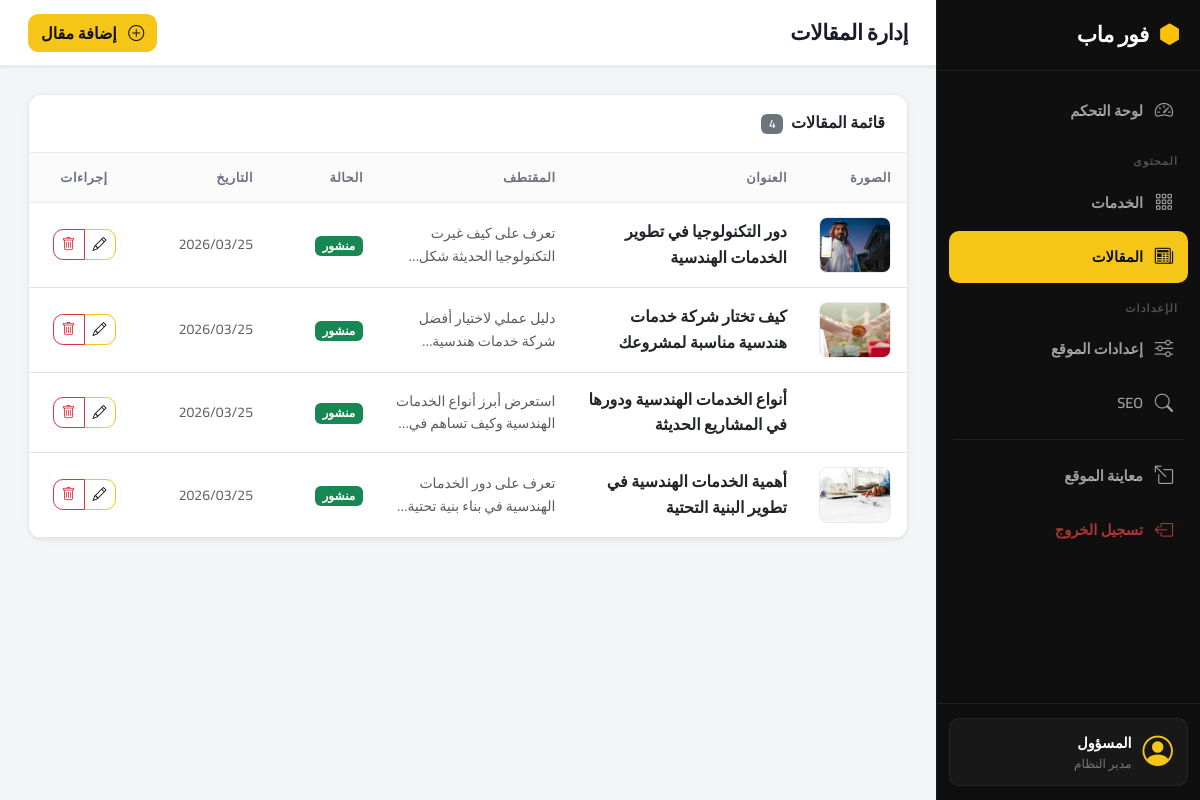
The page /admin/articles.php (signed in) on the database its author committed.
### tables this page shows
CREATE TABLE `articles` (
  `id` int(11) NOT NULL,
  `title` varchar(255) NOT NULL,
  `excerpt` text DEFAULT NULL,
  `meta_title` varchar(70) DEFAULT NULL,
  `meta_description` varchar(170) DEFAULT NULL,
  `content` longtext NOT NULL,
  `image` varchar(255) DEFAULT NULL,
  `status` enum('active','inactive') DEFAULT 'active',
  `created_at` timestamp NOT NULL DEFAULT current_timestamp(),
  `updated_at` timestamp NULL DEFAULT NULL ON UPDATE current_timestamp()
);

### admin/articles.php (the view, shortened to what this page needs)
<?php
include 'partials/header.php';
require_once '../includes/db.php';
$articles = $pdo->query("SELECT * FROM articles ORDER BY id DESC")->fetchAll(PDO::FETCH_ASSOC);
?>
<div class="admin-wrapper">
  <?php include 'partials/sidebar.php'; ?>
  <div class="main-content">
    <div class="top-bar">
      <h1 class="page-title">إدارة المقالات</h1>
      <div class="top-bar-actions">
        <a href="article-create.php" class="btn btn-primary">
          <i class="bi bi-plus-circle me-2"></i> إضافة مقال
        </a>
      </div>
    </div>
    <div class="content-wrapper">
      <div class="card">
        <div class="card-header d-flex justify-content-between align-items-center">
          <h5 class="card-title mb-0">
            قائمة المقالات
            <span class="badge bg-secondary ms-1"><?php echo count($articles); ?></span>
          </h5>
        </div>
        <div class="card-body p-0">
          <div class="table-responsive">
            <table class="table table-hover align-middle mb-0">
              <thead class="table-light">
                <tr>
                  <th style="width:80px;">الصورة</th>
                  <th>العنوان</th>
                  <th>المقتطف</th>
                  <th style="width:110px;">الحالة</th>
                  <th style="width:130px;">التاريخ</th>
                  <th style="width:110px;" class="text-center">إجراءات</th>
                </tr>
              </thead>
              <tbody>
                <?php if (empty($articles)): ?>
                  <tr>
                    <td colspan="6" class="text-center text-muted py-5">
                      <i class="bi bi-newspaper fs-3 d-block mb-2 opacity-25"></i>
                      لا توجد مقالات بعد —
                      <a href="article-create.php">أضف الأول</a>
                    </td>
                  </tr>
                <?php else: ?>
                  <?php foreach ($articles as $a): ?>
                    <tr>
                      <td>
                        <?php if (!empty($a['image'])): ?>
                          <img src="../<?php echo htmlspecialchars(ltrim($a['image'],'/')); ?>"
                               class="service-thumb" alt=""
                               onerror="this.style.display='none'">
                        <?php else: ?>
                          <div class="service-thumb bg-light d-flex align-items-center justify-content-center rounded">
                            <i class="bi bi-image text-muted"></i>
                          </div>
                        <?php endif; ?>
                      </td>
                      <td><strong><?php echo htmlspecialchars($a['title']); ?></strong></td>
                      <td>
                        <span class="text-muted small" style="display:-webkit-box;-webkit-line-clamp:2;-webkit-box-orient:vertical;overflow:hidden;max-width:260px;">
                          <?php echo htmlspecialchars($a['excerpt'] ?? ''); ?>
                        </span>
                      </td>
                      <td>
                        <?php if ($a['status'] === 'active'): ?>
                          <span class="badge bg-success">منشور</span>
                        <?php else: ?>
                          <span class="badge bg-secondary">مسودة</span>
                        <?php endif; ?>
                      </td>
                      <td class="text-muted small">
                        <?php echo date('Y/m/d', strtotime($a['created_at'])); ?>
                      </td>
                      <td class="text-center">
                        <div class="btn-group btn-group-sm">
                          <a href="article-edit.php?id=<?php echo (int)$a['id']; ?>"
                             class="btn btn-outline-primary" title="تعديل">
                            <i class="bi bi-pencil"></i>
                          </a>
                          <button type="button" class="btn btn-outline-danger"
                                  onclick="confirmDelete(<?php echo (int)$a['id']; ?>)" title="حذف">
                            <i class="bi bi-trash"></i>
                          </button>
                        </div>
                      </td>
                    </tr>
                  <?php endforeach; ?>
                <?php endif; ?>
              </tbody>
            </table>
          </div>
        </div>
      </div>
    </div>
  </div>
</div>
<?php include 'partials/footer.php'; ?>

### assets/css/admin.css (style rules this page uses)
:root { --primary: #f5c518; --primary-dk: #d4a914; --primary-light: rgba(245, 197, 24, 0.12); --sidebar-bg: #0f0f0f; --sidebar-w: 264px; --topbar-h: 66px; --dark: #111111; --body-bg: #f4f5f7; --card-bg: #ffffff; --border: #e8eaed; --text: #1a1a2e; --muted: #6b7280; --success: #10b981; --danger: #ef4444; --warning: #f59e0b; --info: #3b82f6; --radius: 10px; --radius-lg: 14px; --shadow-sm: 0 1px 3px rgba(0,0,0,0.06), 0 1px 8px rgba(0,0,0,0.04); --shadow-md: 0 4px 16px rgba(0,0,0,0.08), 0 2px 6px rgba(0,0,0,0.04); --shadow-lg: 0 12px 40px rgba(0,0,0,0.12); --ease: 0.22s cubic-bezier(0.4, 0, 0.2, 1); }
*, *::before, *::after { box-sizing: border-box; margin: 0; padding: 0; }
body { font-family: "Cairo", sans-serif; direction: rtl; background: var(--body-bg); color: var(--text); line-height: 1.6; }
a { text-decoration: none; color: inherit; }
.admin-wrapper { display: flex; min-height: 100vh; }
.main-content { flex: 1; margin-right: var(--sidebar-w); min-height: 100vh; display: flex; flex-direction: column; }
.top-bar { height: var(--topbar-h); background: var(--card-bg); border-bottom: 1px solid var(--border); padding: 0 28px; display: flex; align-items: center; gap: 16px; position: sticky; top: 0; z-index: 100; box-shadow: var(--shadow-sm); }
.page-title { font-size: 1.35rem; font-weight: 800; margin: 0; flex: 1; letter-spacing: -0.02em; }
.top-bar-actions { display: flex; gap: 10px; }
.content-wrapper { flex: 1; padding: 28px; }
.card { background: var(--card-bg); border: 1px solid var(--border) !important; border-radius: var(--radius-lg) !important; box-shadow: var(--shadow-sm); overflow: hidden; }
.card-header { background: var(--card-bg); border-bottom: 1px solid var(--border); padding: 18px 22px; }
.card-title { font-size: 1rem; font-weight: 700; margin: 0; }
.card-body { padding: 22px; }
.service-thumb { width: 72px; height: 56px; object-fit: cover; border-radius: 8px; border: 1px solid var(--border); }
.table > :not(caption) > * > * { padding: 14px 16px; }
.table thead th { font-weight: 700; font-size: 0.8rem; letter-spacing: 0.04em; color: var(--muted); background: #fafafa; text-transform: uppercase; border-bottom: 1px solid var(--border); }
.table tbody tr { transition: var(--ease); }
.btn { border-radius: var(--radius); font-weight: 600; transition: var(--ease); font-family: "Cairo", sans-serif; }
.btn-primary { background: var(--primary); border-color: var(--primary); color: var(--dark); }
.btn-outline-primary { border-color: var(--primary); color: var(--dark); }
.badge { font-family: "Cairo", sans-serif; font-weight: 600; }

### rows shown on the page
articles: image (picture), title "دور التكنولوجيا في تطوير الخدمات الهندسية", excerpt "تعرف على كيف غيرت التكنولوجيا الحديثة…", status "منشور", created_at "2026/03/25"
articles: image (picture), title "كيف تختار شركة خدمات هندسية مناسبة لمشروعك", excerpt "دليل عملي لاختيار أفضل شركة خدمات…", status "منشور", created_at "2026/03/25"
articles: title "أنواع الخدمات الهندسية ودورها في المشاريع الحديثة", excerpt "استعرض أبرز أنواع الخدمات الهندسية وكيف تساهم…", status "منشور", created_at "2026/03/25"
articles: image (picture), title "أهمية الخدمات الهندسية في تطوير البنية التحتية", excerpt "تعرف على دور الخدمات الهندسية في بناء بنية…", status "منشور", created_at "2026/03/25"

### other values the page prints
$_SESSION['admin_name'] "المسؤول"
count($articles) "4"
